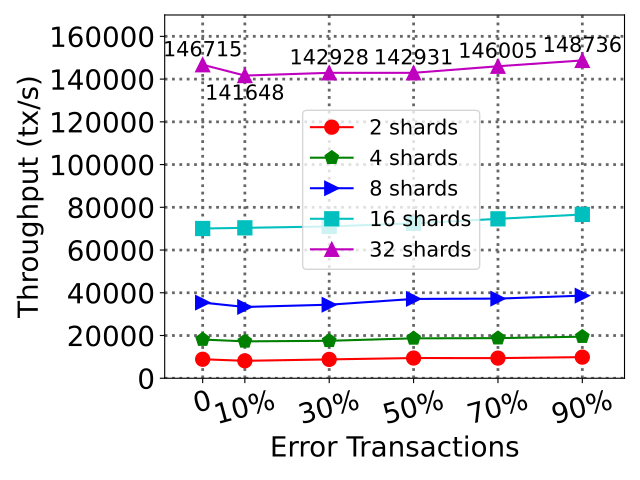

Here is the Python script that generated this plot:
import util
import matplotlib
import matplotlib.pyplot as plt
import numpy as np
from matplotlib.ticker import FuncFormatter

plt.grid(True, color='#666666', linestyle = ":", linewidth = "2")

shards = [2,4,8,16 ,32]

to_draw = []

for member_cnt in [4]:
    for shard_cnt in shards:
        to_draw.append([])
        account_cnt = shard_cnt * 102400
        logdir = "meepo128/"+str(shard_cnt)+"x"+str(member_cnt)+"_erc20_transfer8192*500of"+str(account_cnt)
        tps = util.get_tps(logdir)
        to_draw[-1].append(tps)
        print(shard_cnt, member_cnt, tps)

        for err in [10, 30, 50, 70, 90]:
            logdir = "meepo128/"+str(shard_cnt)+"x"+str(member_cnt)+"_error20_transfer8192*500of"+str(account_cnt)+"_"+str(err)
            tps = util.get_tps(logdir)
            to_draw[-1].append(tps)
            print(shard_cnt, member_cnt, tps)

def autolabel(rects):
    """Attach a text label above each bar in *rects*, displaying its height."""
    for rect in rects:
        height = rect.get_height()
        plt.annotate('{:.0f}'.format(height),
                    xy=(rect.get_x() + rect.get_width() / 2, height),
                    xytext=(0, 3),  # 3 points vertical offset
                    textcoords="offset points",
                    weight="semibold",
                    ha='center', va='bottom', fontsize=10)

x = [0, 0.1, 0.3, 0.5, 0.7, 0.9]
width = 0.2  # the width of the bars

lines = ["r-o","g-p","b->","c-s","m-^"]

for i in range(len(shards)):
    plot = plt.plot(x, to_draw[i], lines[i], label=str(shards[i])+' shards',  markersize=10)

for i in range(len( to_draw[-1] )):
    thex = x[i]
    they = to_draw[-1][i]
    if i == 1:
        plt.annotate('{:.0f}'.format(they),
            xy=(thex, they),
            xytext=(0, -6),  # 3 points vertical offset
            textcoords="offset points",
            ha='center', va='top', fontsize=15)
    else:
        plt.annotate('{:.0f}'.format(they),
                    xy=(thex, they),
                    xytext=(0, 3),  # 3 points vertical offset
                    textcoords="offset points",
                    ha='center', va='bottom', fontsize=15)

def to_percent(temp, position):
  if temp == 0:
      return "0"
  return '%1.0f'%(100*temp) + '%'
plt.gca().xaxis.set_major_formatter(FuncFormatter(to_percent))

# Add some text for labels, title and custom x-axis tick labels, etc.
plt.ylabel('Throughput (tx/s)', fontsize=20)
plt.xlabel('Error Transactions', fontsize=20)
plt.xticks([0, 0.1, 0.3, 0.5, 0.7, 0.9], rotation=15, fontsize=20)
plt.yticks(fontsize=20)
plt.legend(loc=(0.3, 0.3), ncol=1, fontsize=15)
plt.xlim(-0.09, 1)
plt.ylim(0, 170000)
plt.tight_layout()

import sys
plt.savefig(sys.argv[0][:-3]+".pdf")
plt.savefig("png/"+sys.argv[0][:-3]+".png")
